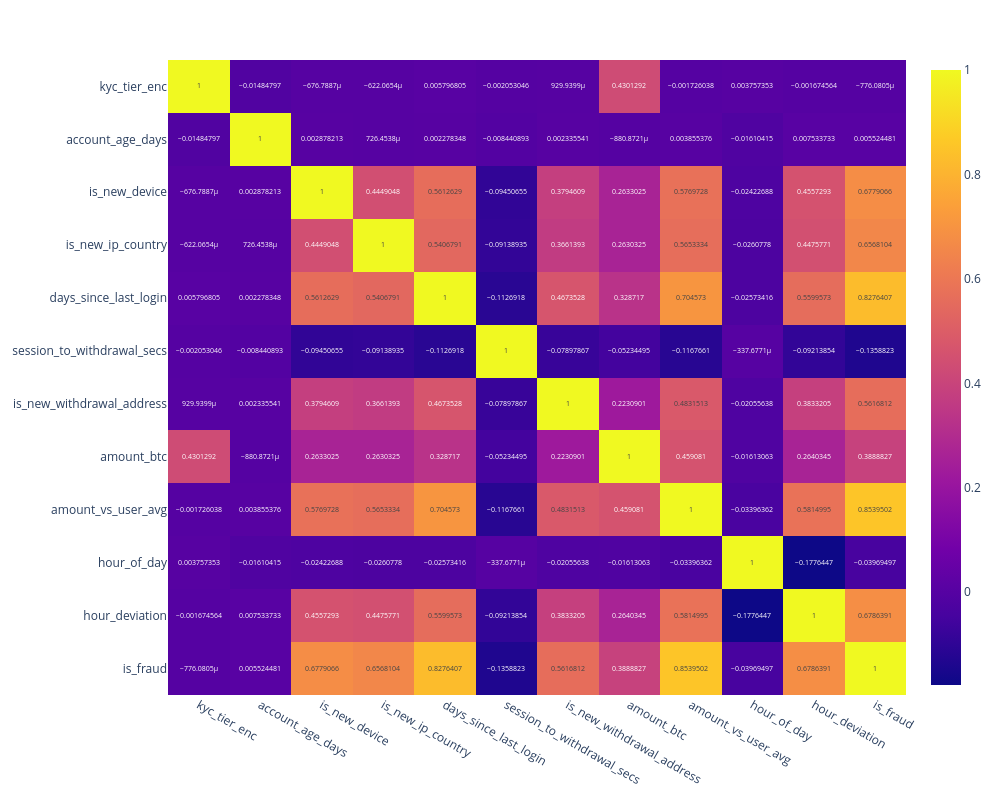

Source (notebook cell):
### Code cell
#Correlation analysis, matrix 
#Select numeric columns for correlation
feature_cols = ['kyc_tier_enc', 'account_age_days', 'is_new_device', 'is_new_ip_country', 
                'days_since_last_login', 'session_to_withdrawal_secs', 'is_new_withdrawal_address', 
                'amount_btc', 'amount_vs_user_avg', 'hour_of_day', 'hour_deviation', 'is_fraud']

corr_matrix = df[feature_cols].corr()

# Display correlation with is_fraud
print("Correlations with is_fraud:")
print(corr_matrix['is_fraud'].sort_values(ascending=False))

pe.imshow(corr_matrix, text_auto=True, aspect="auto", width=1000, height=800).show()

### Figure 1 — Plotly figure (JSON) as saved in the notebook; plotly's stock layout.template omitted (floating-point values rounded to 4 significant figures; data arrays with more than 128 entries replaced by an {"elided": "..."} marker saying what was removed)
{"data": [{"coloraxis": "coloraxis", "hovertemplate": "x: %{x}<br>y: %{y}<br>color: %{z}<extra></extra>", "name": "0", "texttemplate": "%{z}", "type": "heatmap", "x": ["kyc_tier_enc", "account_age_days", "is_new_device", "is_new_ip_country", "days_since_last_login", "session_to_withdrawal_secs", "is_new_withdrawal_address", "amount_btc", "amount_vs_user_avg", "hour_of_day", "hour_deviation", "is_fraud"], "xaxis": "x", "y": ["kyc_tier_enc", "account_age_days", "is_new_device", "is_new_ip_country", "days_since_last_login", "session_to_withdrawal_secs", "is_new_withdrawal_address", "amount_btc", "amount_vs_user_avg", "hour_of_day", "hour_deviation", "is_fraud"], "yaxis": "y", "z": {"elided": "12x12 float values"}}], "layout": {"coloraxis": {"colorscale": [[0, "#0d0887"], [0.1111, "#46039f"], [0.2222, "#7201a8"], [0.3333, "#9c179e"], [0.4444, "#bd3786"], [0.5556, "#d8576b"], [0.6667, "#ed7953"], [0.7778, "#fb9f3a"], [0.8889, "#fdca26"], [1, "#f0f921"]]}, "height": 800, "margin": {"t": 60}, "width": 1000, "xaxis": {"anchor": "y", "domain": [0, 1]}, "yaxis": {"anchor": "x", "autorange": "reversed", "domain": [0, 1]}}}
